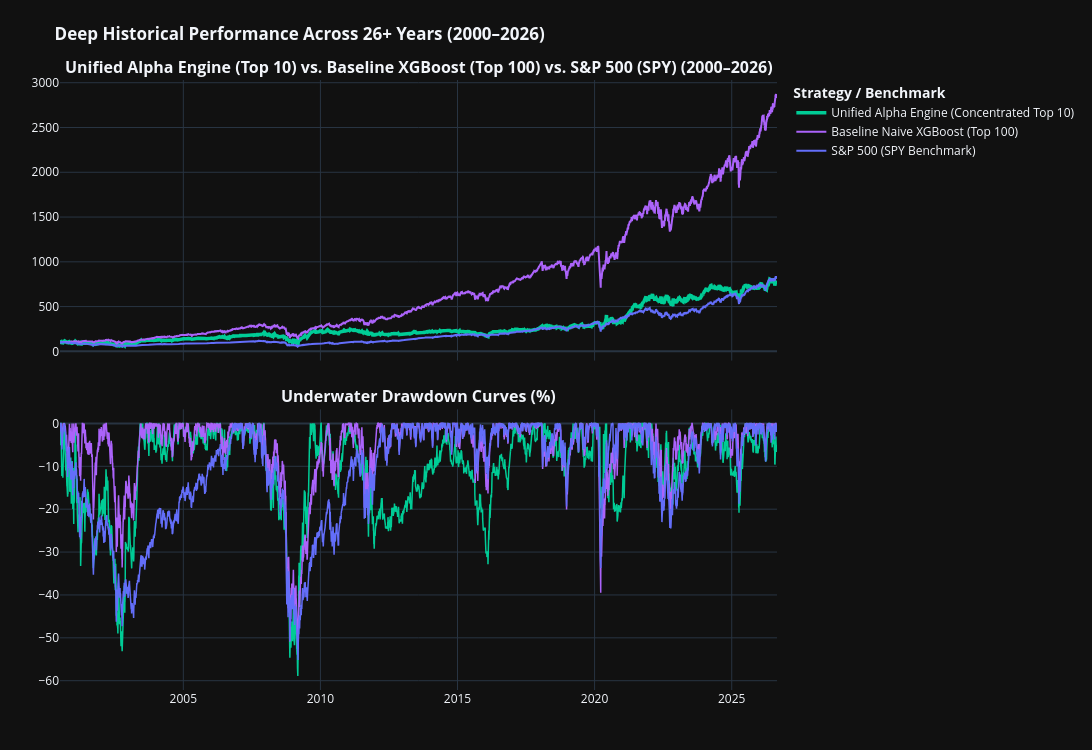

Here is the notebook cell this chart was saved with:
### Markdown cell above
## 6. 26-Year Interactive Equity Curves & Underwater Drawdowns (2000–2026)

### Code cell
fig = make_subplots(rows=2, cols=1, shared_xaxes=True, vertical_spacing=0.08,
                    subplot_titles=('<b>Unified Alpha Engine (Top 10) vs. Baseline XGBoost (Top 100) vs. S&P 500 (SPY) (2000–2026)</b>',
                                    '<b>Underwater Drawdown Curves (%)</b>'))

colors = {
    'Strategy_Unified_Concentrated_Top10': '#00CC96',
    'Strategy_Baseline_XGBoost_Top100': '#AB63FA',
    'Benchmark_SPY_SP500': '#636EFA'
}

labels = {
    'Strategy_Unified_Concentrated_Top10': 'Unified Alpha Engine (Concentrated Top 10)',
    'Strategy_Baseline_XGBoost_Top100': 'Baseline Naive XGBoost (Top 100)',
    'Benchmark_SPY_SP500': 'S&P 500 (SPY Benchmark)'
}

for col, name in labels.items():
    s = df_master_eval[col]
    fig.add_trace(go.Scatter(
        x=df_master_eval['date'], y=s, name=name,
        line=dict(color=colors[col], width=3.5 if 'Unified' in col else 2.0)
    ), row=1, col=1)
    
    dd = ((s - s.cummax()) / s.cummax()) * 100.0
    fig.add_trace(go.Scatter(
        x=df_master_eval['date'], y=dd, name=f"{name} DD", showlegend=False,
        line=dict(color=colors[col], width=1.5)
    ), row=2, col=1)

fig.update_layout(
    template='plotly_dark', width=1150, height=750,
    title='<b>Deep Historical Performance Across 26+ Years (2000–2026)</b>',
    margin=dict(l=60, r=230, t=80, b=60),
    legend=dict(orientation='v', yanchor='top', y=1.0, xanchor='left', x=1.02, title=dict(text='<b>Strategy / Benchmark</b>'))
)
fig.show()

### Figure 1 — Plotly figure (JSON) as saved in the notebook; plotly's stock layout.template omitted (floating-point values rounded to 4 significant figures; data arrays with more than 128 entries replaced by an {"elided": "..."} marker saying what was removed)
{"data": [{"line": {"color": "#00CC96", "width": 3.5}, "name": "Unified Alpha Engine (Concentrated Top 10)", "type": "scatter", "x": {"elided": "6577 str values"}, "xaxis": "x", "y": {"elided": "6577 float values"}, "yaxis": "y"}, {"line": {"color": "#00CC96", "width": 1.5}, "name": "Unified Alpha Engine (Concentrated Top 10) DD", "showlegend": false, "type": "scatter", "x": {"elided": "6577 str values"}, "xaxis": "x2", "y": {"elided": "6577 float values"}, "yaxis": "y2"}, {"line": {"color": "#AB63FA", "width": 2.0}, "name": "Baseline Naive XGBoost (Top 100)", "type": "scatter", "x": {"elided": "6577 str values"}, "xaxis": "x", "y": {"elided": "6577 float values"}, "yaxis": "y"}, {"line": {"color": "#AB63FA", "width": 1.5}, "name": "Baseline Naive XGBoost (Top 100) DD", "showlegend": false, "type": "scatter", "x": {"elided": "6577 str values"}, "xaxis": "x2", "y": {"elided": "6577 float values"}, "yaxis": "y2"}, {"line": {"color": "#636EFA", "width": 2.0}, "name": "S&P 500 (SPY Benchmark)", "type": "scatter", "x": {"elided": "6577 str values"}, "xaxis": "x", "y": {"elided": "6577 float values"}, "yaxis": "y"}, {"line": {"color": "#636EFA", "width": 1.5}, "name": "S&P 500 (SPY Benchmark) DD", "showlegend": false, "type": "scatter", "x": {"elided": "6577 str values"}, "xaxis": "x2", "y": {"elided": "6577 float values"}, "yaxis": "y2"}], "layout": {"annotations": [{"font": {"size": 16}, "showarrow": false, "text": "<b>Unified Alpha Engine (Top 10) vs. Baseline XGBoost (Top 100) vs. S&P 500 (SPY) (2000–2026)</b>", "x": 0.5, "xanchor": "center", "xref": "paper", "y": 1.0, "yanchor": "bottom", "yref": "paper"}, {"font": {"size": 16}, "showarrow": false, "text": "<b>Underwater Drawdown Curves (%)</b>", "x": 0.5, "xanchor": "center", "xref": "paper", "y": 0.46, "yanchor": "bottom", "yref": "paper"}], "height": 750, "legend": {"orientation": "v", "title": {"text": "<b>Strategy / Benchmark</b>"}, "x": 1.02, "xanchor": "left", "y": 1.0, "yanchor": "top"}, "margin": {"b": 60, "l": 60, "r": 230, "t": 80}, "title": {"text": "<b>Deep Historical Performance Across 26+ Years (2000–2026)</b>"}, "width": 1150, "xaxis": {"anchor": "y", "domain": [0.0, 1.0], "matches": "x2", "showticklabels": false}, "xaxis2": {"anchor": "y2", "domain": [0.0, 1.0]}, "yaxis": {"anchor": "x", "domain": [0.54, 1.0]}, "yaxis2": {"anchor": "x2", "domain": [0.0, 0.46]}}}
